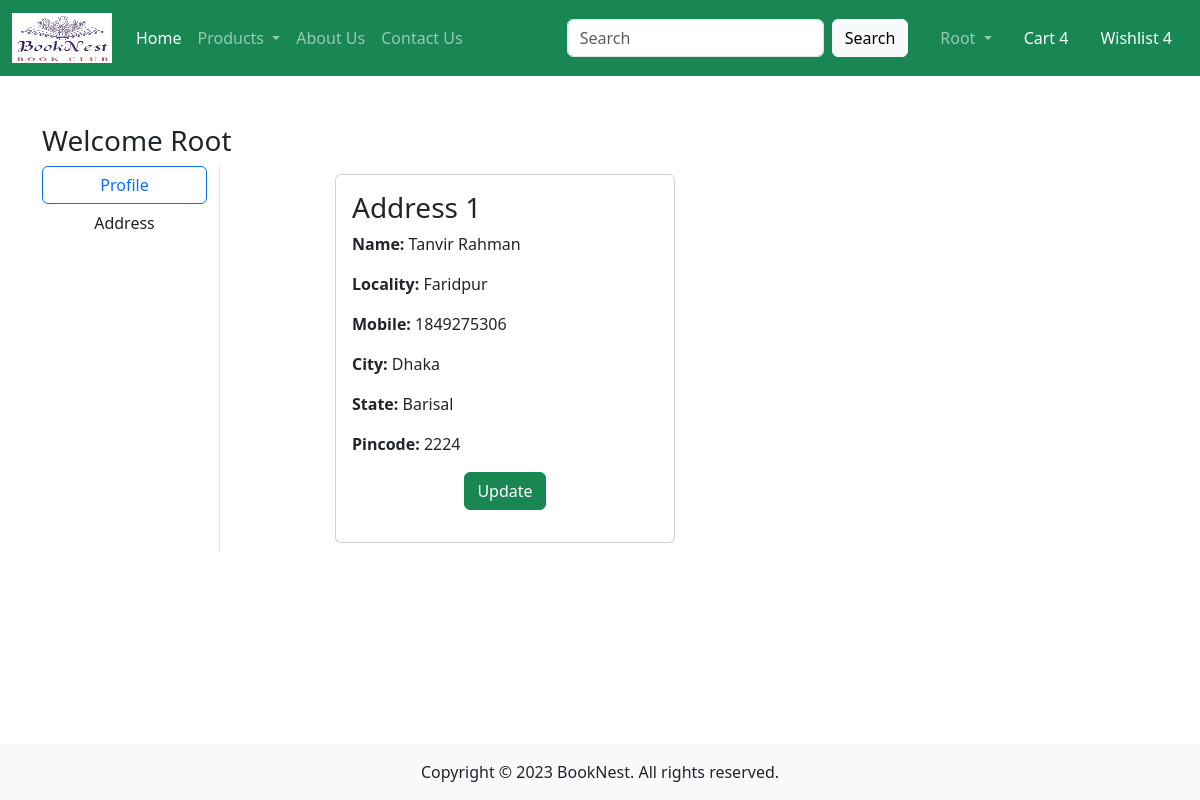
Page /address/ (signed in) on the earlier database version.
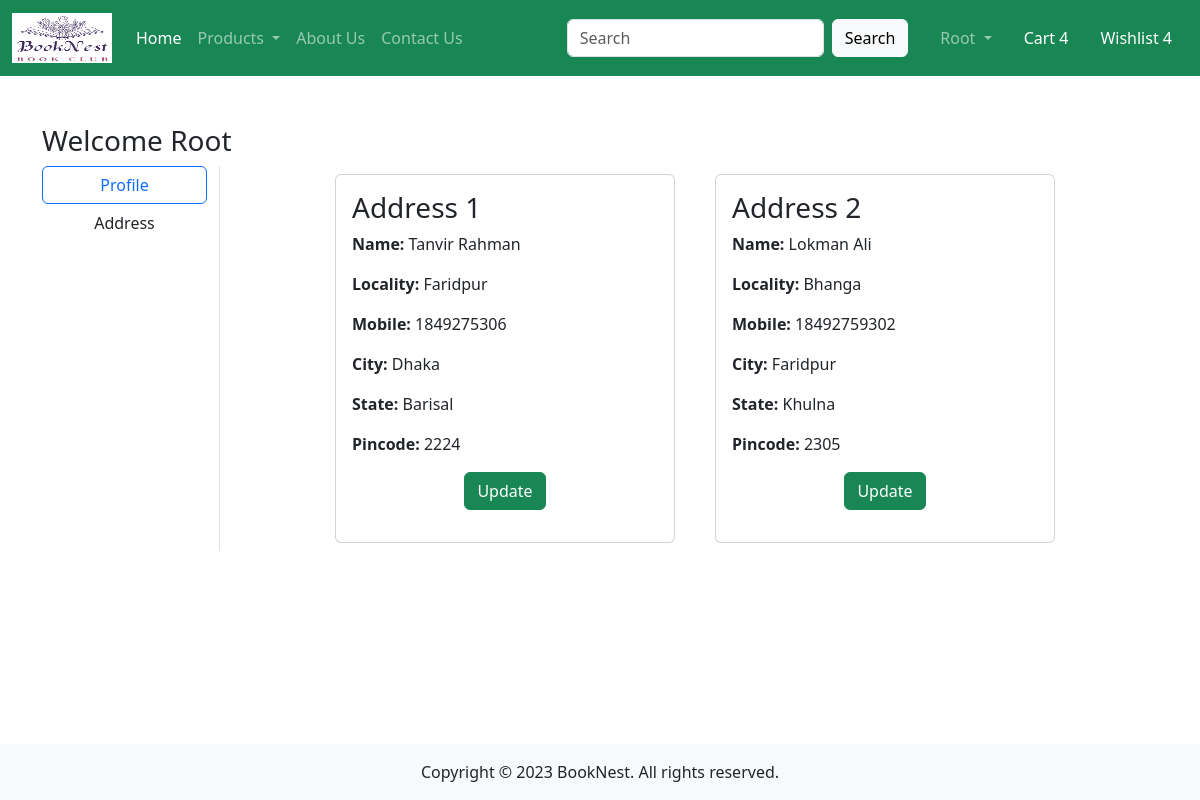
Same page on the later database version.
### app/models.py (models this page shows, shortened)
class Customer(models.Model):
    user = models.ForeignKey(User, on_delete=models.CASCADE)
    name = models.CharField(max_length=200)
    locality = models.CharField(max_length=200)
    city = models.CharField(max_length=200)
    mobile = models.IntegerField(default=0)
    zipcode = models.IntegerField()
    state = models.CharField(choices=STATE_CHOICES, max_length=100)

### app/views.py (the view)
# urls.py: path('address/', views.address, name='address'),
def address(request):
    add = Customer.objects.filter(user=request.user)
    return render(request, 'app/address.html', locals())

### app/templates/app/address.html (shortened to what this page needs)
{% extends "app/base.html" %}
{% load static %}
{% block main-content %}
<div  class="container my-5">
    <div class="row">
        <h3>Welcome <span class="text-capitalize">{{ request.user }}</span></h3>
        <div class="col-sm-2 border-end">
            <ul class="list-unstyled">
                <li class="d-grid"><a href="{% url 'profile' %}" class="btn btn-outline-primary">Profile</a></li>
                <li class="d-grid"><a href="{% url 'address' %}" class="btn">Address</a></li>
            </ul>
        </div>
        <div class="col-sm-8 offset-sm-1">
            <div class="row">
                {% for ad in add %}
                <div class="col-sm-6">
                    <div class="card m-2">
                        <div class="card-body">
                            <h3>Address {{ forloop.counter }}</h3>
                            <p><strong>Name:</strong> {{ ad.name }}</p>
                            <p><strong>Locality:</strong> {{ ad.locality }}</p>
                            <p><strong>Mobile:</strong> {{ ad.mobile }}</p>
                            <p><strong>City:</strong> {{ ad.city }}</p>
                            <p><strong>State:</strong> {{ ad.state }}</p>
                            <p><strong>Pincode:</strong> {{ ad.zipcode }}</p>
                            <p class='text-center'>
                                <a href="{% url 'updateAddress' pk=ad.id%}" type="button" class="btn btn-success">Update</a></p>
                            </div>
                        </div>
                    </div>
                {% endfor %}
            </div>
        </div>
    </div>
</div>
{% endblock main-content %}

Differences in the rows shown:
added Customer: name "Lokman Ali", locality "Bhanga", mobile "18492759302", city "Faridpur", state "Khulna", zipcode "2305"
